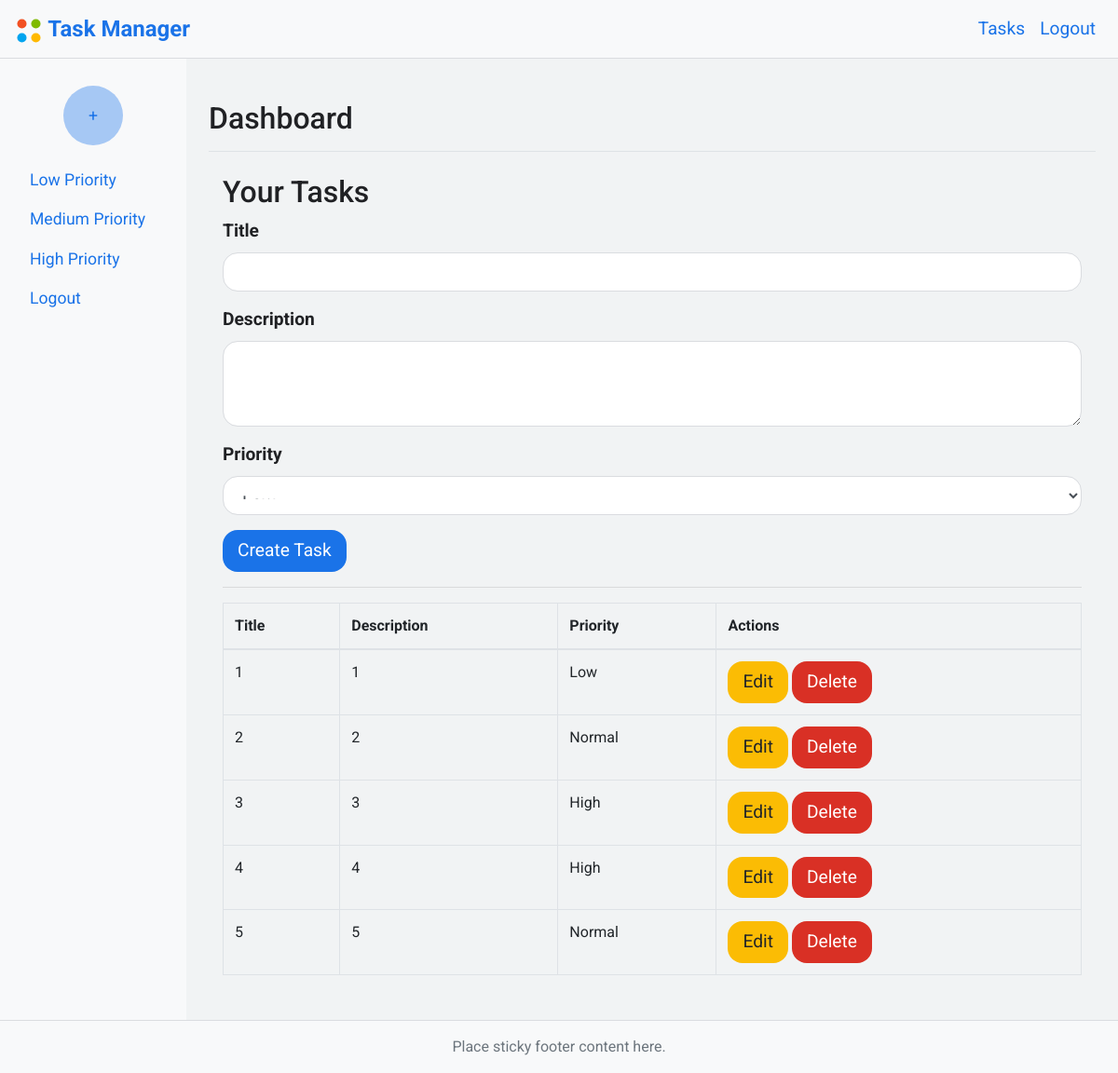
/tasks (signed in), run on an earlier commit of the app's database.
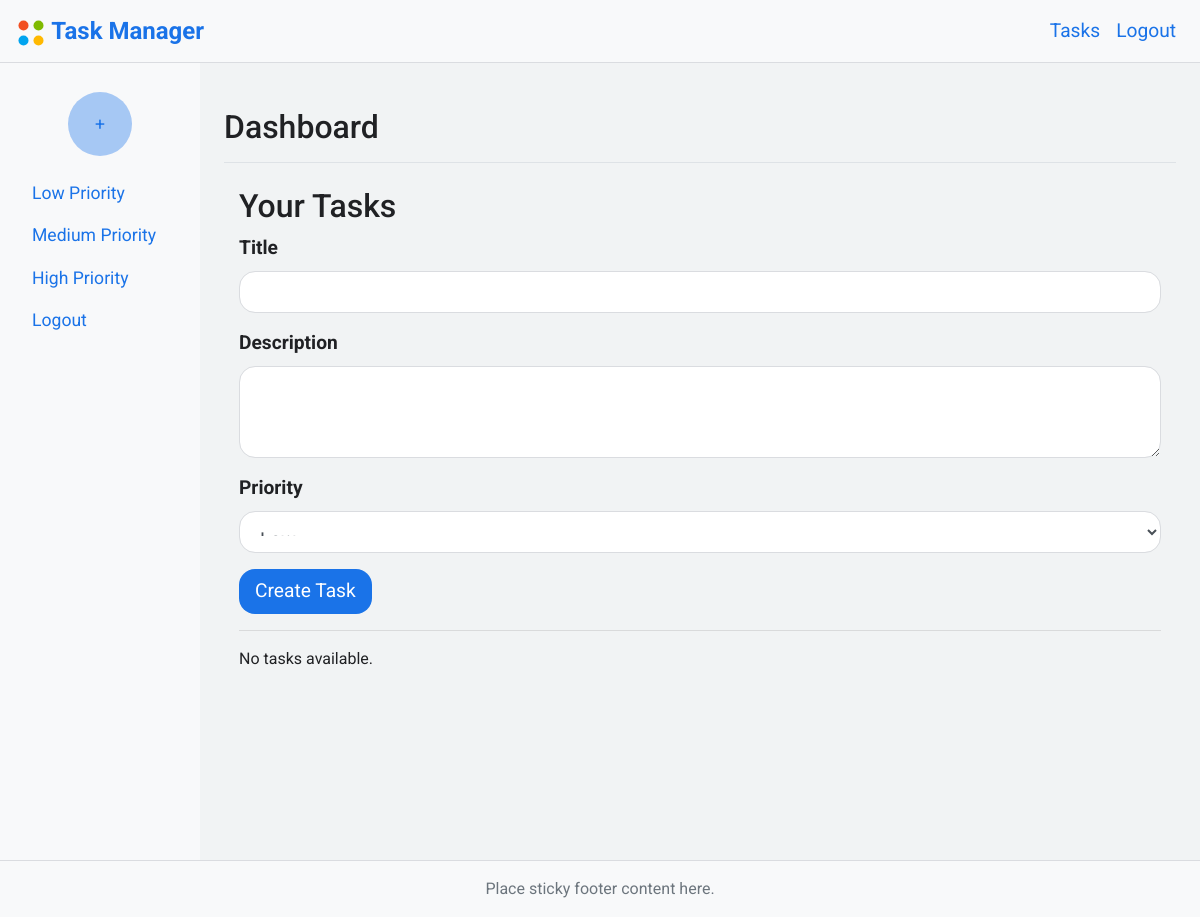
And on a later commit of the database.
### models/task.py (models this page shows)
class Task(db.Model):
    id = db.Column(db.Integer, primary_key=True)
    title = db.Column(db.String(100), nullable=False)
    description = db.Column(db.Text, nullable=True)
    priority = db.Column(db.String(50), nullable=False, default='Normal')
    user_id = db.Column(db.Integer, db.ForeignKey('user.id'), nullable=False)

### routes/task_routes.py (the view, shortened to what this page needs)
@task_routes.route('/tasks', methods=['GET', 'POST'])
@login_required
def tasks():
    form = TaskForm()
    sort_by = request.args.get('sort_by', 'date')
    order = request.args.get('order', 'asc')
    priority = request.args.get('priority', None)
    query = Task.query.filter_by(user_id=current_user.id)
    if priority:
        query = query.filter_by(priority=priority)
    if sort_by == 'priority':
        if order == 'asc':
            query = query.order_by(Task.priority.asc())
        else:
            query = query.order_by(Task.priority.desc())
    else:  # Default is sorting by date
        if order == 'asc':
            query = query.order_by(Task.id.asc())
        else:
            query = query.order_by(Task.id.desc())
    tasks = query.all()
    return render_template('tasks.html', tasks=tasks, form=form)

### forms/task_forms.py
class TaskForm(FlaskForm):
    title = StringField('Title', validators=[DataRequired()])
    description = TextAreaField('Description')
    priority = SelectField('Priority', choices=[('Low', 'Low'), ('Normal', 'Normal'), ('High', 'High')], validators=[DataRequired()])
    submit = SubmitField('Create Task')

### app.py (called while the page is built)
@login_manager.user_loader
def load_user(user_id):
    return User.query.get(int(user_id))

### templates/tasks.html (shortened to what this page needs)
{% extends "base.html" %} {% block content %}
<div class="container mt-4">
  <div class="row">
    <div class="col-md-12">
      <h2>Your Tasks</h2>
      <form method="POST">
        <div class="form-group">
          {{ form.title.label(class="form-label") }} {{
          form.title(class="form-control") }}
        </div>
        <div class="form-group">
          {{ form.description.label(class="form-label") }} {{
          form.description(class="form-control") }}
        </div>
        <div class="form-group">
          {{ form.priority.label(class="form-label") }} {{
          form.priority(class="form-control") }}
        </div>
        <button type="submit" class="btn btn-primary">Create Task</button>
      </form>
    </div>
  </div>
  <hr />
  <div class="row">
    <div class="col-md-12">
      {% if tasks %}
      <table class="table table-bordered">
        <thead>
          <tr>
            <th>Title</th>
            <th>Description</th>
            <th>Priority</th>
            <th>Actions</th>
          </tr>
        </thead>
        <tbody>
          {% for task in tasks %}
          <tr>
            <td>{{ task.title }}</td>
            <td>{{ task.description }}</td>
            <td>{{ task.priority }}</td>
            <td>
              <a
                href="{{ url_for('task.update_task', task_id=task.id) }}"
                class="btn btn-warning btn-sm"
                >Edit</a
              >
              <a
                href="{{ url_for('task.delete_task', task_id=task.id) }}"
                class="btn btn-danger btn-sm"
                >Delete</a
              >
            </td>
          </tr>
          {% endfor %}
        </tbody>
      </table>
      {% else %}
      <p>No tasks available.</p>
      {% endif %}
    </div>
  </div>
</div>
{% endblock %}

### templates/base.html (shortened to what this page needs)
<!DOCTYPE html>
<html lang="en">
  <head>
    <link
      href="https://maxcdn.bootstrapcdn.com/bootstrap/4.5.2/css/bootstrap.min.css"
      rel="stylesheet"
    />
    <link
      rel="stylesheet"
      href="{{ url_for('static', filename='style.css') }}"
    />
  </head>
  <body>
    <nav class="navbar navbar-expand-lg navbar-light bg-light">
      <a class="navbar-brand" href="{{ url_for('main.home') }}">
        <img
          src="{{ url_for('static', filename='logo.svg') }}"
          alt="Task Manager Logo"
          width="30"
          height="30"
        />
        Task Manager
      </a>
      <div class="collapse navbar-collapse" id="navbarNav">
        <ul class="navbar-nav ml-auto">
          {% if current_user.is_authenticated %}
          <li class="nav-item">
            <a class="nav-link" href="{{ url_for('task.tasks') }}">Tasks</a>
          </li>
          <li class="nav-item">
            <a class="nav-link" href="{{ url_for('auth.logout') }}">Logout</a>
          </li>
          {% endif %}
        </ul>
      </div>
    </nav>
    <div class="wrapper">
      {% if current_user.is_authenticated %}
      <nav id="sidebar" class="col-md-3 col-lg-2 d-md-block bg-light sidebar">
        <div class="sidebar-sticky pt-3">
          <ul class="nav flex-column">
            <li class="nav-item text-center mb-3">
              <a
                class="nav-link add-task-btn"
                href="#"
                data-toggle="modal"
                data-target="#createTaskModal"
              >
                <span class="plus-sign">+</span>
              </a>
            </li>
            <li class="nav-item">
              <a
                class="nav-link"
                href="{{ url_for('task.tasks', priority='Low') }}"
                >Low Priority</a
              >
            </li>
            <li class="nav-item">
              <a
                class="nav-link"
                href="{{ url_for('task.tasks', priority='Normal') }}"
                >Medium Priority</a
              >
            </li>
            <li class="nav-item">
              <a
                class="nav-link"
                href="{{ url_for('task.tasks', priority='High') }}"
                >High Priority</a
              >
            </li>
            <li class="nav-item mt-auto">
              <a class="nav-link" href="{{ url_for('auth.logout') }}">Logout</a>
            </li>
          </ul>
        </div>
      </nav>
      {% endif %}
      <main
        id="main-content"
        role="main"
        class="col-md-9 ml-sm-auto col-lg-10 px-md-4"
      >
        <div
          class="d-flex justify-content-between flex-wrap flex-md-nowrap align-items-center pt-3 pb-2 mb-3 border-bottom"
        >
          <h1 class="h2">Dashboard</h1>
        </div>
        {% block content %}{% endblock %}
      </main>
    </div>
    <footer class="footer mt-auto py-3 bg-light">
      <div class="container">
        <span class="text-muted">Place sticky footer content here.</span>
      </div>
    </footer>
  </body>
</html>

### static/style.css (style rules this page uses)
body { background-color: #f1f3f4; font-family: "Roboto", sans-serif; color: #202124; margin: 0; padding: 0; display: flex; flex-direction: column; min-height: 100vh; }
.navbar { background-color: #fff; border-bottom: 1px solid #dadce0; position: fixed; width: 100%; z-index: 1000; }
.navbar-brand { font-size: 1.5rem; font-weight: bold; color: #1a73e8 !important; }
.nav-link { font-size: 1.2rem; color: #1a73e8 !important; }
.wrapper { display: flex; flex: 1; margin-top: 60px; }
#sidebar { width: 20%; min-height: 100vh; background-color: #f8f9fa; padding: 1rem; transition: transform 0.3s ease; }
#sidebar .nav-link { font-size: 1.1rem; color: #333; }
.add-task-btn { display: flex; justify-content: center; align-items: center; width: 4rem; height: 4rem; border-radius: 50%; background-color: #1a73e85e; color: white; font-size: 2rem; text-align: center; transition: background-color 0.3s ease; margin: 0 auto; }
.plus-sign { margin: 0; line-height: 0; }
#main-content { flex: 1; padding: 2rem; transition: margin-left 0.3s ease; }
.footer { background-color: #f8f9fa; border-top: 1px solid #dadce0; text-align: center; padding: 1rem 0; }
.form-label { font-size: 1.2rem; font-weight: bold; }
.form-control { font-size: 1.2rem; padding: 1rem; border-radius: 1rem; border: 1px solid #dadce0; }
.btn { font-size: 1.2rem; padding: 0.5rem 1rem; border-radius: 1rem; transition: background-color 0.3s ease; }
.btn-primary { background-color: #1a73e8; border: none; }

What changed in the data, as far as the page shows it:
removed Task: title "1", description "1", priority "Low"
removed Task: title "2", description "2", priority "Normal"
removed Task: title "3", description "3", priority "High"
removed Task: title "4", description "4", priority "High"
removed Task: title "5", description "5", priority "Normal"
Also different on the page:
text no longer shown: "Title Description Priority Actions"
text now shown: "No tasks available."
